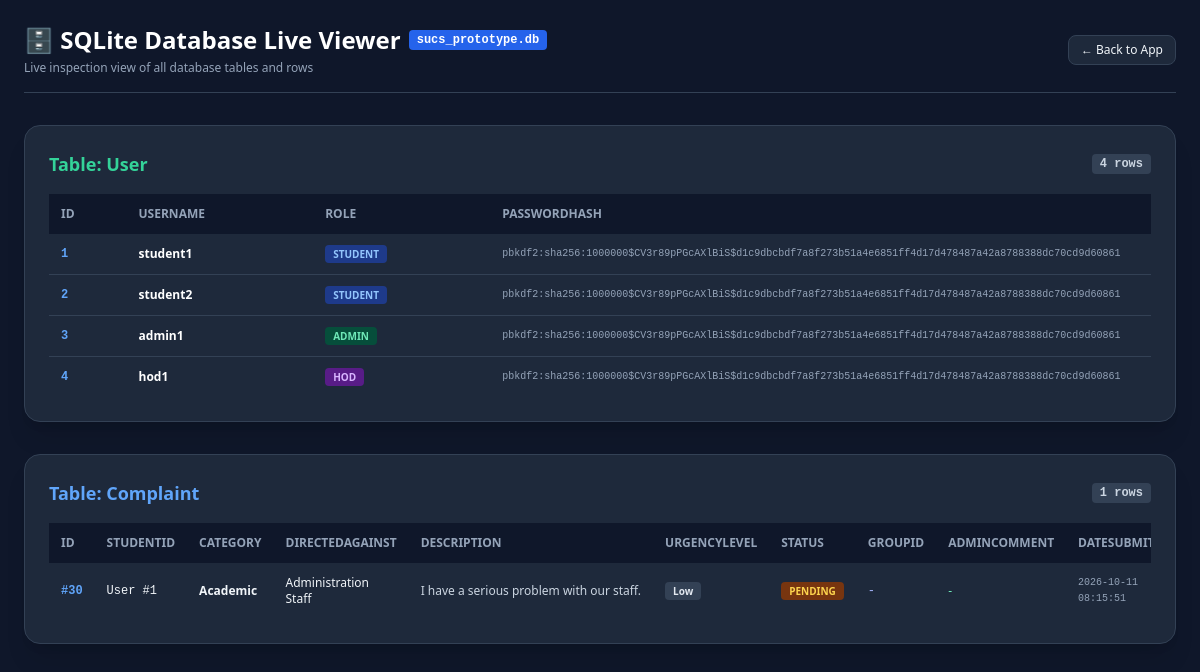
Screenshot of /db-view with the database file from the repository.
### tables this page shows
CREATE TABLE User (
            ID INTEGER PRIMARY KEY AUTOINCREMENT,
            Username TEXT UNIQUE NOT NULL,
            PasswordHash TEXT NOT NULL,
            Role TEXT CHECK(Role IN ('Student', 'Admin', 'HOD')) NOT NULL
        );

CREATE TABLE "Complaint" (
        ID INTEGER PRIMARY KEY AUTOINCREMENT,
        StudentID INTEGER NOT NULL,
        Category TEXT NOT NULL,
        DirectedAgainst TEXT NOT NULL,
        Description TEXT DEFAULT '',
        UrgencyLevel TEXT CHECK(UrgencyLevel IN ('Emergency', 'High', 'Medium', 'Low')) NOT NULL,
        Status TEXT CHECK(Status IN ('Pending', 'In-Progress', 'Forwarded', 'Solved')) DEFAULT 'Pending',
        DateSubmitted DATETIME DEFAULT CURRENT_TIMESTAMP,
        GroupID INTEGER DEFAULT NULL,
        AdminComment TEXT DEFAULT NULL,
        FOREIGN KEY (StudentID) REFERENCES User(ID)
    );

### app.py (the view)
@app.route('/db-view')
def db_view():
    conn = get_db()
    users = conn.execute("SELECT ID, Username, Role, PasswordHash FROM User").fetchall()
    complaints = conn.execute("SELECT * FROM Complaint ORDER BY ID DESC").fetchall()
    conn.close()
    return render_template('db_view.html', users=users, complaints=complaints)

### app.py (called while the page is built)
def get_db():
    conn = sqlite3.connect(DB_PATH)
    conn.row_factory = sqlite3.Row
    conn.execute("PRAGMA foreign_keys = ON;")
    return conn

### templates/db_view.html (shortened to what this page needs)
<!DOCTYPE html>
<html lang="en">
<head>
  <script src="https://cdn.tailwindcss.com"></script>
</head>
<body class="bg-slate-900 text-slate-100 min-h-screen p-6">
  <div class="max-w-7xl mx-auto space-y-8">
    <div class="flex justify-between items-center border-b border-slate-700 pb-4">
      <div>
        <h1 class="text-2xl font-bold text-white flex items-center gap-2">
          <span>🗄️ SQLite Database Live Viewer</span>
          <span class="text-xs bg-blue-600 px-2 py-0.5 rounded font-mono">sucs_prototype.db</span>
        </h1>
        <p class="text-xs text-slate-400 mt-1">Live inspection view of all database tables and rows</p>
      </div>
      <a href="/" class="px-3 py-1.5 bg-slate-800 hover:bg-slate-700 text-xs rounded-lg border border-slate-700">← Back to App</a>
    </div>
    <div class="bg-slate-800 rounded-2xl p-6 border border-slate-700 shadow-xl space-y-4">
      <h2 class="text-lg font-bold text-emerald-400 flex items-center justify-between">
        <span>Table: User</span>
        <span class="text-xs font-mono bg-slate-700 text-slate-300 px-2 py-0.5 rounded">{{ users|length }} rows</span>
      </h2>
      <div class="overflow-x-auto">
        <table class="w-full text-left text-xs">
          <thead class="bg-slate-900 text-slate-400 uppercase font-semibold">
            <tr>
              <th class="p-3">ID</th>
              <th class="p-3">Username</th>
              <th class="p-3">Role</th>
              <th class="p-3">PasswordHash</th>
            </tr>
          </thead>
          <tbody class="divide-y divide-slate-700">
            {% for u in users %}
            <tr class="hover:bg-slate-750">
              <td class="p-3 font-mono font-bold text-blue-400">{{ u.ID }}</td>
              <td class="p-3 font-semibold text-white">{{ u.Username }}</td>
              <td class="p-3">
                <span class="px-2 py-0.5 rounded font-bold text-[10px] uppercase {% if u.Role == 'Admin' %}bg-emerald-900 text-emerald-300{% elif u.Role == 'HOD' %}bg-purple-900 text-purple-300{% else %}bg-blue-900 text-blue-300{% endif %}">
                  {{ u.Role }}
                </span>
              </td>
              <td class="p-3 font-mono text-[10px] text-slate-400 truncate max-w-xs">{{ u.PasswordHash }}</td>
            </tr>
            {% endfor %}
          </tbody>
        </table>
      </div>
    </div>
    <div class="bg-slate-800 rounded-2xl p-6 border border-slate-700 shadow-xl space-y-4">
      <h2 class="text-lg font-bold text-blue-400 flex items-center justify-between">
        <span>Table: Complaint</span>
        <span class="text-xs font-mono bg-slate-700 text-slate-300 px-2 py-0.5 rounded">{{ complaints|length }} rows</span>
      </h2>
      {% if complaints|length == 0 %}
        <p class="text-xs text-slate-400 py-4">No complaints recorded in database.</p>
      {% else %}
        <div class="overflow-x-auto">
          <table class="w-full text-left text-xs">
            <thead class="bg-slate-900 text-slate-400 uppercase font-semibold">
              <tr>
                <th class="p-3">ID</th>
                <th class="p-3">StudentID</th>
                <th class="p-3">Category</th>
                <th class="p-3">DirectedAgainst</th>
                <th class="p-3">Description</th>
                <th class="p-3">UrgencyLevel</th>
                <th class="p-3">Status</th>
                <th class="p-3">GroupID</th>
                <th class="p-3">AdminComment</th>
                <th class="p-3">DateSubmitted</th>
              </tr>
            </thead>
            <tbody class="divide-y divide-slate-700">
              {% for c in complaints %}
              <tr class="hover:bg-slate-750">
                <td class="p-3 font-mono font-bold text-blue-400">#{{ c.ID }}</td>
                <td class="p-3 font-mono">User #{{ c.StudentID }}</td>
                <td class="p-3 font-semibold">{{ c.Category }}</td>
                <td class="p-3">{{ c.DirectedAgainst }}</td>
                <td class="p-3 text-slate-300 max-w-xs truncate">{{ c.Description }}</td>
                <td class="p-3">
                  <span class="px-2 py-0.5 rounded font-bold text-[10px] {% if c.UrgencyLevel == 'Emergency' %}bg-red-900 text-red-200 animate-pulse{% elif c.UrgencyLevel == 'High' %}bg-orange-900 text-orange-200{% elif c.UrgencyLevel == 'Medium' %}bg-amber-900 text-amber-200{% else %}bg-slate-700 text-slate-200{% endif %}">
                    {{ c.UrgencyLevel }}
                  </span>
                </td>
                <td class="p-3">
                  <span class="px-2 py-0.5 rounded font-bold text-[10px] uppercase {% if c.Status == 'Solved' %}bg-emerald-900 text-emerald-300{% elif c.Status == 'In-Progress' %}bg-blue-900 text-blue-300 animate-pulse{% elif c.Status == 'Forwarded' %}bg-purple-900 text-purple-300{% else %}bg-amber-900 text-amber-300{% endif %}">
                    {{ c.Status }}
                  </span>
                </td>
                <td class="p-3 font-mono text-indigo-300">{{ c.GroupID or '-' }}</td>
                <td class="p-3 text-emerald-300 max-w-xs truncate">{{ c.AdminComment or '-' }}</td>
                <td class="p-3 font-mono text-[10px] text-slate-400">{{ c.DateSubmitted }}</td>
              </tr>
              {% endfor %}
            </tbody>
          </table>
        </div>
      {% endif %}
    </div>
  </div>
</body>
</html>

### rows the page displays
User: ID "1", Username "student1", Role "STUDENT", PasswordHash "pbkdf2:sha256:1000000$CV3r89pPGcAXlBiS$d1c9dbcbdf7a8f273b51a4e6851ff4d17d478487a42a8788388dc70cd9d60861"
User: ID "2", Username "student2", Role "STUDENT", PasswordHash "pbkdf2:sha256:1000000$CV3r89pPGcAXlBiS$d1c9dbcbdf7a8f273b51a4e6851ff4d17d478487a42a8788388dc70cd9d60861"
User: ID "3", Username "admin1", Role "ADMIN", PasswordHash "pbkdf2:sha256:1000000$CV3r89pPGcAXlBiS$d1c9dbcbdf7a8f273b51a4e6851ff4d17d478487a42a8788388dc70cd9d60861"
User: ID "4", Username "hod1", Role "HOD", PasswordHash "pbkdf2:sha256:1000000$CV3r89pPGcAXlBiS$d1c9dbcbdf7a8f273b51a4e6851ff4d17d478487a42a8788388dc70cd9d60861"
Complaint: ID "30", StudentID "1", Category "Academic", DirectedAgainst "Administration Staff", Description "I have a serious problem with our staff.", UrgencyLevel "Low", Status "PENDING", GroupID "-", AdminComment "-", DateSubmitted "2026-10-11 08:15:51"

### other values shown
{{ users|length }} "4"
{{ complaints|length }} "1"
